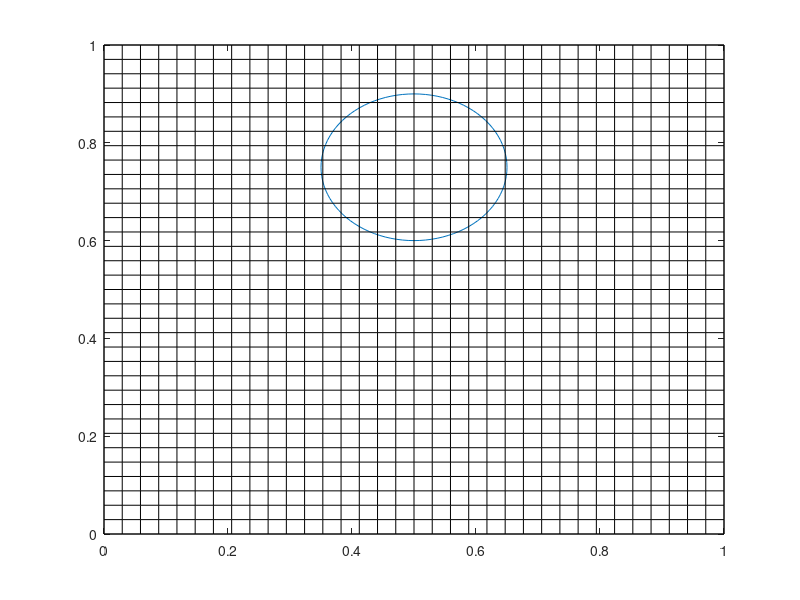

Write the MATLAB code that produced this figure. (Note: this script raises an error after producing the figure.)
clear 
clc

% -------------------------------------------------------------------------
% Interface tracking test
% -------------------------------------------------------------------------


% currently the algorthim fails if the circle falls exactly on the 
% line or corner (try Nx=Ny=11). also for uneven meshes.
Nx =35;
Ny =35;
x = linspace(0,1,Nx);
y = linspace(0,1,Ny);
h = y(3) - y(2);
[X,Y] = meshgrid(x,y);

%% circle stuff
cir_dis = 0:pi/50:2*pi; %decrease step size for more exact circle
xcir = 0.15 * cos(cir_dis) + 0.5;
ycir = 0.15 * sin(cir_dis) + 0.75;
plot(xcir,ycir)
hold on
for i = 1:Nx
    plot(ones(1,length(x))*x(i),y,'k','Linewidth',0.25)
    plot(x,ones(1,length(y))*y(i),'k','Linewidth',0.25)
end

x_pos = 0.5;
y_pos = 0.75;
r = 0.15;

j=1;
for i = 1:length(x)
    if x(i) > x_pos-r && x(i) < x_pos+r
        cir_xloc_x(j) = x(i);
        xnode(j) = i;
        j=j+1;
    end
end

cir_xloc_y1 = -(-((cir_xloc_x-x_pos).^2 - r^2)).^(1/2) + y_pos;
cir_xloc_y2 = (-((cir_xloc_x-x_pos).^2 - r^2)).^(1/2) + y_pos;
cir_xloc_y = [cir_xloc_y1,cir_xloc_y2];
% cir_xloc_x = [cir_xloc_x,cir_xloc_x];
% xnode = [xnode];

for i=1:length(xnode)
    for j=1:length(x)-1
    if y(j) < cir_xloc_y1(i) && y(j+1) > cir_xloc_y1(i)
    ynodefromx1(i) = j;
    end
    if y(j) < cir_xloc_y2(i) && y(j+1) > cir_xloc_y2(i)
    ynodefromx2(i) = j;
    end
    end
end
ynodefromx1(ynodefromx1<1) = 1;
ynodefromx2(ynodefromx2<1) = 1;


j=1;
for i = 1:length(y)
    if y(i) > y_pos-r && y(i) < y_pos+r
        cir_yloc_y(j) = y(i);
        ynode(j) = i;
        j=j+1;
    end
end

cir_yloc_x2 = (-((cir_yloc_y-y_pos).^2 - r^2)).^(1/2) + x_pos;
cir_yloc_x1 = -(-((cir_yloc_y-y_pos).^2 - r^2)).^(1/2) + x_pos;
cir_yloc_x = [cir_yloc_x1,cir_yloc_x2];
% cir_yloc_y = [cir_yloc_y,cir_yloc_y];
% ynode = [ynode,ynode];

for i=1:length(ynode)
    for j=1:length(y)-1
    if x(j) < cir_yloc_x1(i) && x(j+1) > cir_yloc_x1(i)
    xnodefromy1(i) = j;
    end
    if x(j) < cir_yloc_x2(i) && x(j+1) > cir_yloc_x2(i)
    xnodefromy2(i) = j;
    end
    end
end
xnodefromy1(xnodefromy1<1) = 1;
xnodefromy2(xnodefromy2<1) = 1;

%i_xy - xvalues from y
%cir_yloc_x1 is the left side
% bottom left

[m,leftcir_min] = min(cir_xloc_y1);
[m,rightcir_max] = max(cir_xloc_y2);
[m,botcir_min] = min(cir_yloc_x1);
[m,topcir_max] = max(cir_yloc_x2);

bot_ycir_x = [cir_yloc_x1(1:botcir_min),cir_yloc_x2(1:topcir_max)];
top_ycir_x = [cir_yloc_x1(botcir_min:end),cir_yloc_x2(topcir_max:end)];

C =CFDsemiTrapzoid(cir_xloc_x,cir_yloc_y,cir_yloc_x, ...
    cir_xloc_y,cir_xloc_y1, cir_xloc_y2, cir_yloc_x1,cir_yloc_x2,...
    ynodefromx1, ynodefromx2, xnodefromy1, xnodefromy2, xnode, ynode,...
    h,r,x,y);

botleft_ycir_x = cir_yloc_x1(1:botcir_min);
topleft_ycir_x = cir_yloc_x1(botcir_min:end);
botright_ycir_x = cir_yloc_x2(1:topcir_max);
topright_ycir_x = cir_yloc_x2(topcir_max:end);

%% bottom left
isdoubletri = false;
trap = false;
for i_xy=1:leftcir_min %check 
    
    for i_xx=1:length(cir_xloc_y2)-1 %was cir_xloc_x,too long
        trap = false;
        if cir_yloc_x1(i_xy) >= cir_xloc_x(i_xx) && ...
                cir_yloc_x1(i_xy) <= cir_xloc_x(i_xx+1) && trap ==false
            t=1;
           if (cir_yloc_x1(i_xy+1) >= cir_xloc_x(i_xx) && ...
                cir_yloc_x1(i_xy+1) <= cir_xloc_x(i_xx+1))
             trap = true;
           end
           
           if i_xy ~= 1 && (cir_yloc_x1(i_xy-1) >= cir_xloc_x(i_xx) && ...
                cir_yloc_x1(i_xy-1) <= cir_xloc_x(i_xx+1))
            trap = true;
           end
           
          if trap == false
          isdoubletri = true;
          i_xxhold = i_xx;
          end

        end 
    end
    if isdoubletri == true
        % small tri, on 'right'
    linear_distance = ((cir_yloc_x1(i_xy)- cir_xloc_x(i_xxhold+1))^2 +...
        (cir_yloc_y(i_xy)- cir_xloc_y1(i_xxhold+1))^2)^(1/2);
    angle = 2 * asin(linear_distance/2 / r);
    area_sector = angle/(2*pi) * pi*r^2;
    area_triangle = linear_distance/2 * r*cos(angle);
    area_sliver = area_sector-area_triangle;
    area_tri = abs( x(xnodefromy1(i_xy)+1) - cir_yloc_x1(i_xy))/2 * abs( y(ynodefromx1(i_xxhold))...
                - cir_xloc_y1(i_xxhold+1));
    area = area_tri + area_sliver;
    C(xnodefromy1(i_xy),ynode(i_xy)-1) = area/h^2;
    
    
        % cut rect, one the 'left'
    linear_distance = ((cir_yloc_x1(i_xy)- cir_xloc_x(i_xxhold))^2 +...
        (cir_yloc_y(i_xy)- cir_xloc_y1(i_xxhold))^2)^(1/2);
    angle = 2 * asin(linear_distance/2 / r);
    area_sector = angle/(2*pi) * pi*r^2;
    area_triangle = linear_distance/2 * r*cos(angle);
    area_sliver = area_sector-area_triangle;
    area_tri = abs( x(xnodefromy1(i_xy)) - cir_yloc_x1(i_xy))/2 * abs( y(ynodefromx1(i_xxhold))...
                - cir_xloc_y1(i_xxhold));
    area = h^2 - area_tri + area_sliver;
    C(xnodefromy1(i_xy),ynode(i_xy)) = area/h^2;
    isdoubletri = false;
    
    else
        % last triangle 'way left'
%     diff = cir_xloc_x(1) - cir_yloc_x1;
%     diff(leftcir_min:end) = 10;
%     diff(diff<0) = 10;
%     [m,i_min] = min(diff);
%     
%     linear_distance = ((cir_yloc_x1(i_min)- cir_xloc_x(1))^2 +...
%         (cir_yloc_y(i_min)- cir_xloc_y1(1))^2)^(1/2);
%     angle = 2 * asin(linear_distance/2 / r);
%     area_sector = angle/(2*pi) * pi*r^2;
%     area_triangle = linear_distance/2 * r*cos(angle);
%     area_sliver = area_sector-area_triangle;
%     area_tri = abs( x(xnodefromy1(i_min)+1) - cir_yloc_x1(i_min))/2 * abs( y(ynodefromx1(1)+1)...
%                 - cir_xloc_y1(1));
%     area = area_tri + area_sliver;
%     C(xnodefromy1(i_min),ynode(i_min)-1) = area/h^2;
%        isdoubletri = false;   
    end   
end

%% top left, change node values, y1 to y2 to get tops
isdoubletri = false;
for i_xy=leftcir_min:length(cir_yloc_x1)
    
    for i_xx=1:length(cir_xloc_y2)-1 %was cir_xloc_x,too long
    
        if cir_yloc_x1(i_xy) >= cir_xloc_x(i_xx) && ...
                cir_yloc_x1(i_xy) <= cir_xloc_x(i_xx+1)
            
             isdoubletri = true;
             i_xxhold = i_xx;
        end 
    end
    if isdoubletri == true
        % small tri, on 'right'
    linear_distance = ((cir_yloc_x1(i_xy)- cir_xloc_x(i_xxhold+1))^2 +...
        (cir_yloc_y(i_xy)- cir_xloc_y2(i_xxhold+1))^2)^(1/2);
    angle = 2 * asin(linear_distance/2 / r);
    area_sector = angle/(2*pi) * pi*r^2;
    area_triangle = linear_distance/2 * r*cos(angle);
    area_sliver = area_sector-area_triangle;
    area_tri = abs( x(xnodefromy1(i_xy)+1) - cir_yloc_x1(i_xy))/2 * abs( y(ynodefromx2(i_xxhold)+1)...
                - cir_xloc_y2(i_xxhold+1));
    area = area_tri + area_sliver;
    C(xnodefromy1(i_xy),ynode(i_xy)) = area/h^2;
    
    
        % cut rect, on the 'left'
    linear_distance = ((cir_yloc_x1(i_xy)- cir_xloc_x(i_xxhold))^2 +...
        (cir_yloc_y(i_xy)- cir_xloc_y2(i_xxhold))^2)^(1/2);
    angle = 2 * asin(linear_distance/2 / r);
    area_sector = angle/(2*pi) * pi*r^2;
    area_triangle = linear_distance/2 * r*cos(angle);
    area_sliver = area_sector-area_triangle;
    area_tri = abs( x(xnodefromy1(i_xy)) - cir_yloc_x1(i_xy))/2 * abs( y(ynodefromx2(i_xxhold)+1)...
                - cir_xloc_y2(i_xxhold));
    area = h^2 - area_tri + area_sliver;
    C(xnodefromy1(i_xy),ynode(i_xy)-1) = area/h^2;
    isdoubletri = false;
    
    else
        % last triangle 'way left'
%     diff = cir_xloc_x(1) - cir_yloc_x1;
%     diff(diff<0) = 10;
%     diff(1:leftcir_min) = 10;
%     [m,i_min] = min(diff);
%     
%     linear_distance = ((cir_yloc_x1(i_min)- cir_xloc_x(1))^2 +...
%         (cir_yloc_y(i_min)- cir_xloc_y2(1))^2)^(1/2);
%     angle = 2 * asin(linear_distance/2 / r);
%     area_sector = angle/(2*pi) * pi*r^2;
%     area_triangle = linear_distance/2 * r*cos(angle);
%     area_sliver = area_sector-area_triangle;
%     area_tri = abs( x(xnodefromy1(i_min)+1) - cir_yloc_x1(i_min))/2 * abs( y(ynodefromx2(1))...
%                 - cir_xloc_y2(1));
%     area = area_tri + area_sliver;
%     C(xnodefromy1(i_min),ynode(i_min)) = area/h^2;
%        isdoubletri = false;   
    end   
end

%% 3rd one, bottom right
% x will be at second half of 1, y will be on 2 
isdoubletri = false;
for i_xy=1:rightcir_max
    
%     for i_xx=rightcir_max:length(cir_xloc_x)-1
    for   i_xx=1:length(cir_xloc_y2)-1
    
        if cir_yloc_x2(i_xy) >= cir_xloc_x(i_xx) && ...
                cir_yloc_x2(i_xy) <= cir_xloc_x(i_xx+1) &&...
                cir_xloc_x(i_xx+1) <= cir_yloc_x2(i_xy+1)
            
             isdoubletri = true;
             i_xxhold = i_xx;
        end 
    end
    if isdoubletri == true
        % small tri, on 'left'
    linear_distance = ((cir_yloc_x2(i_xy)- cir_xloc_x(i_xxhold))^2 +...
        (cir_yloc_y(i_xy)- cir_xloc_y1(i_xxhold))^2)^(1/2);
    angle = 2 * asin(linear_distance/2 / r);
    area_sector = angle/(2*pi) * pi*r^2;
    area_triangle = linear_distance/2 * r*cos(angle);
    area_sliver = area_sector-area_triangle;
    area_tri = abs( x(xnodefromy2(i_xy)) - cir_yloc_x2(i_xy))/2 * abs( y(ynodefromx1(i_xxhold)+1)...
                - cir_xloc_y1(i_xxhold));
    area = area_tri + area_sliver;
    C(xnodefromy2(i_xy),ynode(i_xy)-1) = area/h^2;
    
    
        % cut rect, one the 'right'
    linear_distance = ((cir_yloc_x2(i_xy)- cir_xloc_x(i_xxhold+1))^2 +...
        (cir_yloc_y(i_xy)- cir_xloc_y1(i_xxhold+1))^2)^(1/2);
    angle = 2 * asin(linear_distance/2 / r);
    area_sector = angle/(2*pi) * pi*r^2;
    area_triangle = linear_distance/2 * r*cos(angle);
    area_sliver = area_sector-area_triangle;
    area_tri = abs( x(xnodefromy2(i_xy) +1) - cir_yloc_x2(i_xy))/2 * abs( y(ynodefromx1(i_xxhold)+1)...
                - cir_xloc_y1(i_xxhold +1));
    area = h^2 - area_tri + area_sliver;
    C(xnodefromy2(i_xy),ynode(i_xy)) = area/h^2;
    isdoubletri = false;
    
    else
%         % last triangle 'way right'
%     diff = cir_yloc_x2 - cir_xloc_x(end);
%     diff(rightcir_max:end) = 10;
%     diff(diff<0) = 10;
%     [m,i_min] = min(diff);
%     
%     linear_distance = ((cir_yloc_x2(i_min)- cir_xloc_x(end))^2 +...
%         (cir_yloc_y(i_min)- cir_xloc_y1(end))^2)^(1/2);
%     angle = 2 * asin(linear_distance/2 / r);
%     area_sector = angle/(2*pi) * pi*r^2;
%     area_triangle = linear_distance/2 * r*cos(angle);
%     area_sliver = area_sector-area_triangle;
%     area_tri = abs( x(xnodefromy2(i_min)) - cir_yloc_x2(i_min))/2 * abs( y(ynodefromx1(1)+1)...
%                 - cir_xloc_y1(1));
%     area = area_tri + area_sliver;
%     C(xnodefromy2(i_min),ynode(i_min)-1) = area/h^2;
%        isdoubletri = false;   
    end   
end

%% 4th one, top right
isdoubletri = false;
for i_xy=rightcir_max:length(cir_yloc_x2)
    
     for i_xx=rightcir_max:length(cir_xloc_x)-1 
%         for   i_xx=1:length(cir_xloc_y2)-1
    
        if cir_yloc_x2(i_xy) >= cir_xloc_x(i_xx) && ...
                cir_yloc_x2(i_xy) <= cir_xloc_x(i_xx+1)
            
             isdoubletri = true;
             i_xxhold = i_xx;
        end 
    end
    if isdoubletri == true
        % small tri, on 'left'
    linear_distance = ((cir_yloc_x2(i_xy)- cir_xloc_x(i_xxhold))^2 +...
        (cir_yloc_y(i_xy)- cir_xloc_y2(i_xxhold))^2)^(1/2);
    angle = 2 * asin(linear_distance/2 / r);
    area_sector = angle/(2*pi) * pi*r^2;
    area_triangle = linear_distance/2 * r*cos(angle);
    area_sliver = area_sector-area_triangle;
    area_tri = abs( x(xnodefromy2(i_xy)) - cir_yloc_x2(i_xy))/2 * abs( y(ynodefromx2(i_xxhold))...
                - cir_xloc_y2(i_xxhold));
    area = area_tri + area_sliver;
    C(xnodefromy2(i_xy),ynode(i_xy)) = area/h^2;
    
    
        % cut rect, one the 'right'
    linear_distance = ((cir_yloc_x2(i_xy)- cir_xloc_x(i_xxhold+1))^2 +...
        (cir_yloc_y(i_xy)- cir_xloc_y2(i_xxhold+1))^2)^(1/2);
    angle = 2 * asin(linear_distance/2 / r);
    area_sector = angle/(2*pi) * pi*r^2;
    area_triangle = linear_distance/2 * r*cos(angle);
    area_sliver = area_sector-area_triangle;
    area_tri = abs( x(xnodefromy2(i_xy) +1) - cir_yloc_x2(i_xy))/2 * abs( y(ynodefromx2(i_xxhold))...
                - cir_xloc_y2(i_xxhold +1));
    area = h^2 - area_tri + area_sliver;
    C(xnodefromy2(i_xy),ynode(i_xy)-1) = area/h^2;
    isdoubletri = false;
    
    else
        % last triangle 'way right'
%     diff = cir_yloc_x2 - cir_xloc_x(end);
%     diff(1:rightcir_max) = 10;
%     diff(diff<0) = 10;
%     [m,i_min] = min(diff);
%     
%     linear_distance = ((cir_yloc_x2(i_min)- cir_xloc_x(end))^2 +...
%         (cir_yloc_y(i_min)- cir_xloc_y2(end))^2)^(1/2);
%     angle = 2 * asin(linear_distance/2 / r);
%     area_sector = angle/(2*pi) * pi*r^2;
%     area_triangle = linear_distance/2 * r*cos(angle);
%     area_sliver = area_sector-area_triangle;
%     area_tri = abs( x(xnodefromy2(i_min)) - cir_yloc_x2(i_min))/2 * abs( y(ynodefromx2(1))...
%                 - cir_xloc_y2(1));
%     area = area_tri + area_sliver;
%     C(xnodefromy2(i_min),ynode(i_min)) = area/h^2;
%        isdoubletri = false;   
    end   
end

cir_xloc_x = [cir_xloc_x,cir_xloc_x];
cir_yloc_y = [cir_yloc_y,cir_yloc_y];
plot(cir_xloc_x,cir_xloc_y,'o')
plot(cir_yloc_x,cir_yloc_y,'o')


T = 2;
t = T/2; %this is for book example, deliverable 2 has t = T/pi
PHI = 1/pi .* cos(pi*t/T).*sin(pi.*X).^2 .* sin(pi.*Y).^2;

u = -2.*cos(pi.*t./T).*sin(pi.*X).^2 .* sin(pi.*Y).*cos(pi.*Y);
v = 2.*cos(pi.*t./T).*sin(pi.*Y).^2 .* sin(pi.*X).*cos(pi.*X);

figure
quiver(X,Y,u,v)
% C = (u.^2 + v.^2).^(1/2);
